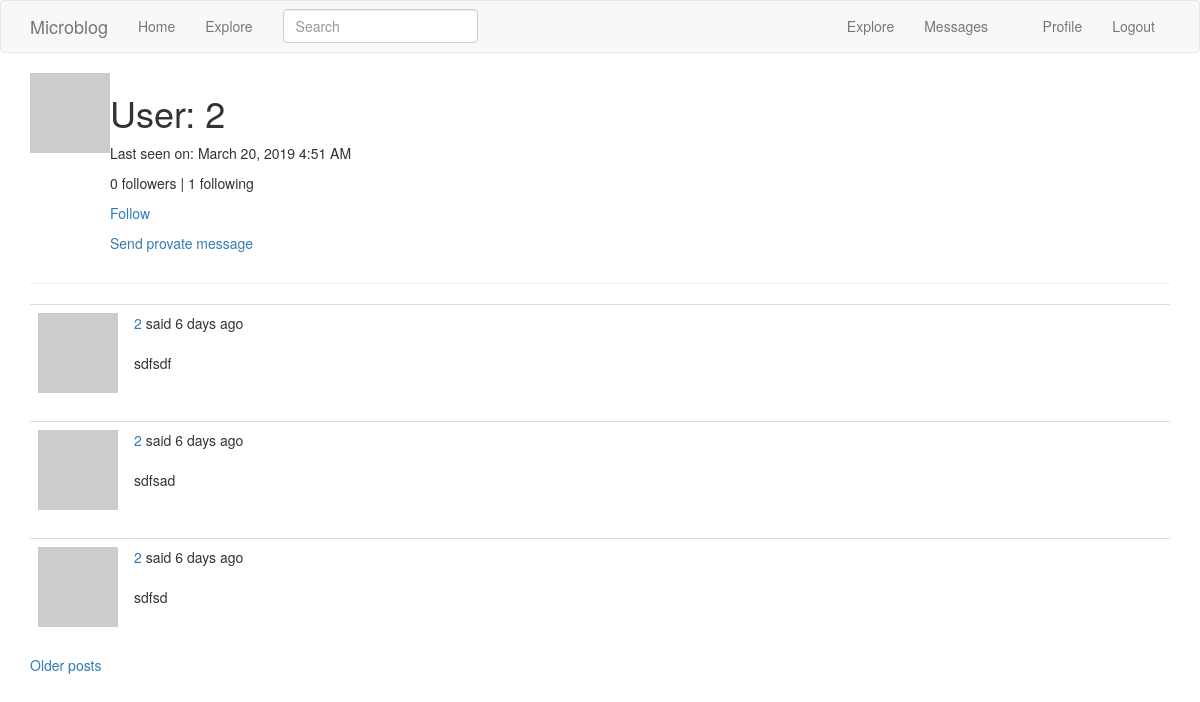
/user/2 (signed in), run on the app's committed database.
### app/models.py (models this page shows, shortened)
class User(UserMixin, db.Model):
    id = db.Column(db.Integer, primary_key=True)
    username = db.Column(db.String(64), index=True, unique=True)
    email = db.Column(db.String(120), index=True, unique=True)
    password_hash = db.Column(db.String(128))
    about_me = db.Column(db.String(140))
    last_seen = db.Column(db.DateTime, default=datetime.utcnow)
    posts = db.relationship('Post', backref='author', lazy='dynamic')
    followed = db.relationship(
        'User', secondary=followers,
        primaryjoin=(followers.c.follower_id == id),
        secondaryjoin=(followers.c.followed_id == id),
        backref=db.backref('followers', lazy='dynamic'), lazy='dynamic')
    messages_sent = db.relationship('Message',
                                    foreign_keys='Message.sender_id',
                                    backref='author', lazy='dynamic')
    messages_received = db.relationship('Message',
                                        foreign_keys='Message.recipient_id',
                                        backref='recipient', lazy='dynamic')
    notifications = db.relationship('Notification', backref='user',
                                    lazy='dynamic')
    last_message_read_time = db.Column(db.DateTime)
    def avatar(self, size):
        digest = md5(self.email.lower().encode('utf-8')).hexdigest()
        return 'https://www.gravatar.com/avatar/{}?d=identicon&s={}'.format(digest, size)
    def is_following(self, user):
        return self.followed.filter(followers.c.followed_id == user.id).count() > 0
    def new_messages(self):
        last_read_time = self.last_message_read_time or datetime(1900, 1, 1)
        return Message.query.filter_by(recipient=self).filter(Message.timestamp > last_read_time).count()

class SearchableMixin(object):
    @classmethod
    def before_commit(cls, session):
        session._changes = {
            'add': list(session.new),
            'update': list(session.dirty),
            'delete': list(session.deleted)
        }
    @classmethod
    def after_commit(cls, session):
        for obj in session._changes['add']:
            if isinstance(obj, SearchableMixin):
                add_to_index(obj.__tablename__, obj)
        for obj in session._changes['update']:
            if isinstance(obj, SearchableMixin):
                add_to_index(obj.__tablename__, obj)
        for obj in session._changes['delete']:
            if isinstance(obj, SearchableMixin):
                remove_from_index(obj.__tablename__, obj)
        session._changes = None

class Post(SearchableMixin, db.Model):
    __searchable__ = ['body']
    id = db.Column(db.Integer, primary_key=True)
    body = db.Column(db.String(140))
    timestamp = db.Column(db.DateTime, index=True, default=datetime.utcnow)
    language = db.Column(db.String(5))
    user_id = db.Column(db.Integer, db.ForeignKey('user.id'))

### app/main/routes.py (the view)
@bp.route('/user/<username>')
@login_required
def user(username):
    user = User.query.filter_by(username=username).first_or_404()
    page = request.args.get('page', 1, type=int)
    posts = user.posts.order_by(Post.timestamp.desc()).paginate(
        page, current_app.config['POSTS_PER_PAGE'], False)
    next_url = url_for('main.user', username=user.username,
                       page=posts.next_num) if posts.has_next else None
    prev_url = url_for('main.user', username=user.username,
                       page=posts.prev_num) if posts.has_prev else None
    return render_template('user.html', user=user, posts=posts.items,
                           next_url=next_url, prev_url=prev_url)

### app/main/forms.py
class SearchForm(FlaskForm):
    q = StringField('Search', validators=[DataRequired()])
    def __init__(self, *args, **kwargs):
        if 'formdata' not in kwargs:
            kwargs['formdata'] = request.args
        if 'csrf_enabled' not in kwargs:
            kwargs['csrf_enabled'] = False
        super(SearchForm, self).__init__(*args, **kwargs)

### app/main/routes.py (called while the page is built)
@bp.before_app_request
def before_request():
    if current_user.is_authenticated:
        current_user.last_seen = datetime.utcnow()
        db.session.commit()
        g.search_form = SearchForm()
    g.locale = str(get_locale())

### app/models.py (called while the page is built)
@login.user_loader
def load_user(id):
    return User.query.get(int(id))

### app/templates/user.html (shortened to what this page needs)
{% extends "base.html" %}
{% block app_content %}
		<table>
			<tr valign="top">
				<td><img src="{{ user.avatar(128) }}"></td>
				<td>
					<h1>User: {{ user.username }}</h1>
					{% if user.last_seen %}
					<p>Last seen on: {{ moment(user.last_seen).format('LLL') }}</p>
					{% endif %}
					<p>{{ user.followers.count() }} followers | {{ user.followed.count() }} following</p>
					{% if user == current_user %}
					<a href="{{ url_for('main.edit_profile') }}">Edit your profile</a>
					{% elif not current_user.is_following(user) %}
					<p><a href="{{ url_for('main.follow', username=user.username) }}">Follow</a></p>
					{% else %}
					<p><a href="{{ url_for('main.unfollow', username=user.username) }}">Unfollow</a></p>
					{% endif %}
					{% if user != current_user %}
					<p>
					    <a href="{{ url_for('main.send_message',
					                         recipient=user.username) }}">
					      Send provate message
                        </a>
                    </p>
					{% endif %}
				</td>
			</tr>
		</table>
		<hr>
    {% for post in posts %}
		{% include '_post.html' %}
    {% endfor %}
    {% if next_url %}
    <a href="{{ next_url }}">Older posts</a>
    {% endif %}
{% endblock %}

### app/templates/_post.html (shortened to what this page needs)
<table class="table table-hover">
    <tr valign="top">
        <td width="70px">
            <a href="{{ url_for('main.user', username=post.author.username) }}">
                <img src="{{ post.author.avatar(70) }}" />
            </a>
        </td>
        <td>
            {{ _('%(username)s said %(when)s', username=user_link, when=moment(post.timestamp).fromNow()) }}
            <br>
            <br><span id="post{{ post.id }}">{{ post.body }}</span>
        </td>
    </tr>
</table>

### data on the page
User: username "2", last_seen "March 20, 2019 4:51 AM"
Post: body "sdfsdf"
Post: body "sdfsad"
Post: body "sdfsd"

### other printed values
{{ user.followers.count() }} "0"
{{ user.followed.count() }} "1"
